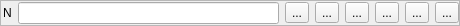
<?xml version="1.0" encoding="UTF-8"?>
<ui version="4.0">
 <class>Frame</class>
 <widget class="QFrame" name="Frame">
  <property name="geometry">
   <rect>
    <x>0</x>
    <y>0</y>
    <width>460</width>
    <height>24</height>
   </rect>
  </property>
  <property name="windowTitle">
   <string>Frame</string>
  </property>
  <property name="frameShape">
   <enum>QFrame::StyledPanel</enum>
  </property>
  <property name="frameShadow">
   <enum>QFrame::Raised</enum>
  </property>
  <layout class="QHBoxLayout" name="horizontalLayout">
   <property name="leftMargin">
    <number>2</number>
   </property>
   <property name="topMargin">
    <number>1</number>
   </property>
   <property name="rightMargin">
    <number>0</number>
   </property>
   <property name="bottomMargin">
    <number>1</number>
   </property>
   <item>
    <widget class="QLabel" name="numberLabel">
     <property name="toolTip">
      <string>Total number of instances for the following file</string>
     </property>
     <property name="text">
      <string>N</string>
     </property>
    </widget>
   </item>
   <item>
    <widget class="QLineEdit" name="pathBox">
     <property name="toolTip">
      <string>File path</string>
     </property>
    </widget>
   </item>
   <item>
    <widget class="QToolButton" name="hlButton">
     <property name="toolTip">
      <string>Switch to High/Low resolution</string>
     </property>
     <property name="text">
      <string>...</string>
     </property>
    </widget>
   </item>
   <item>
    <widget class="QToolButton" name="switchButton">
     <property name="toolTip">
      <string>Switch to Proxy/GPU Cache</string>
     </property>
     <property name="text">
      <string>...</string>
     </property>
    </widget>
   </item>
   <item>
    <widget class="QToolButton" name="selectButton">
     <property name="toolTip">
      <string>Select the objects in the scene</string>
     </property>
     <property name="text">
      <string>...</string>
     </property>
    </widget>
   </item>
   <item>
    <widget class="QToolButton" name="reloadButton">
     <property name="toolTip">
      <string>Reload</string>
     </property>
     <property name="text">
      <string>...</string>
     </property>
    </widget>
   </item>
   <item>
    <widget class="QToolButton" name="deleteButton">
     <property name="toolTip">
      <string>Delete from the scene</string>
     </property>
     <property name="text">
      <string>...</string>
     </property>
    </widget>
   </item>
   <item>
    <widget class="QToolButton" name="browseButton">
     <property name="toolTip">
      <string>Open the folder</string>
     </property>
     <property name="text">
      <string>...</string>
     </property>
    </widget>
   </item>
  </layout>
 </widget>
 <resources/>
 <connections/>
</ui>
